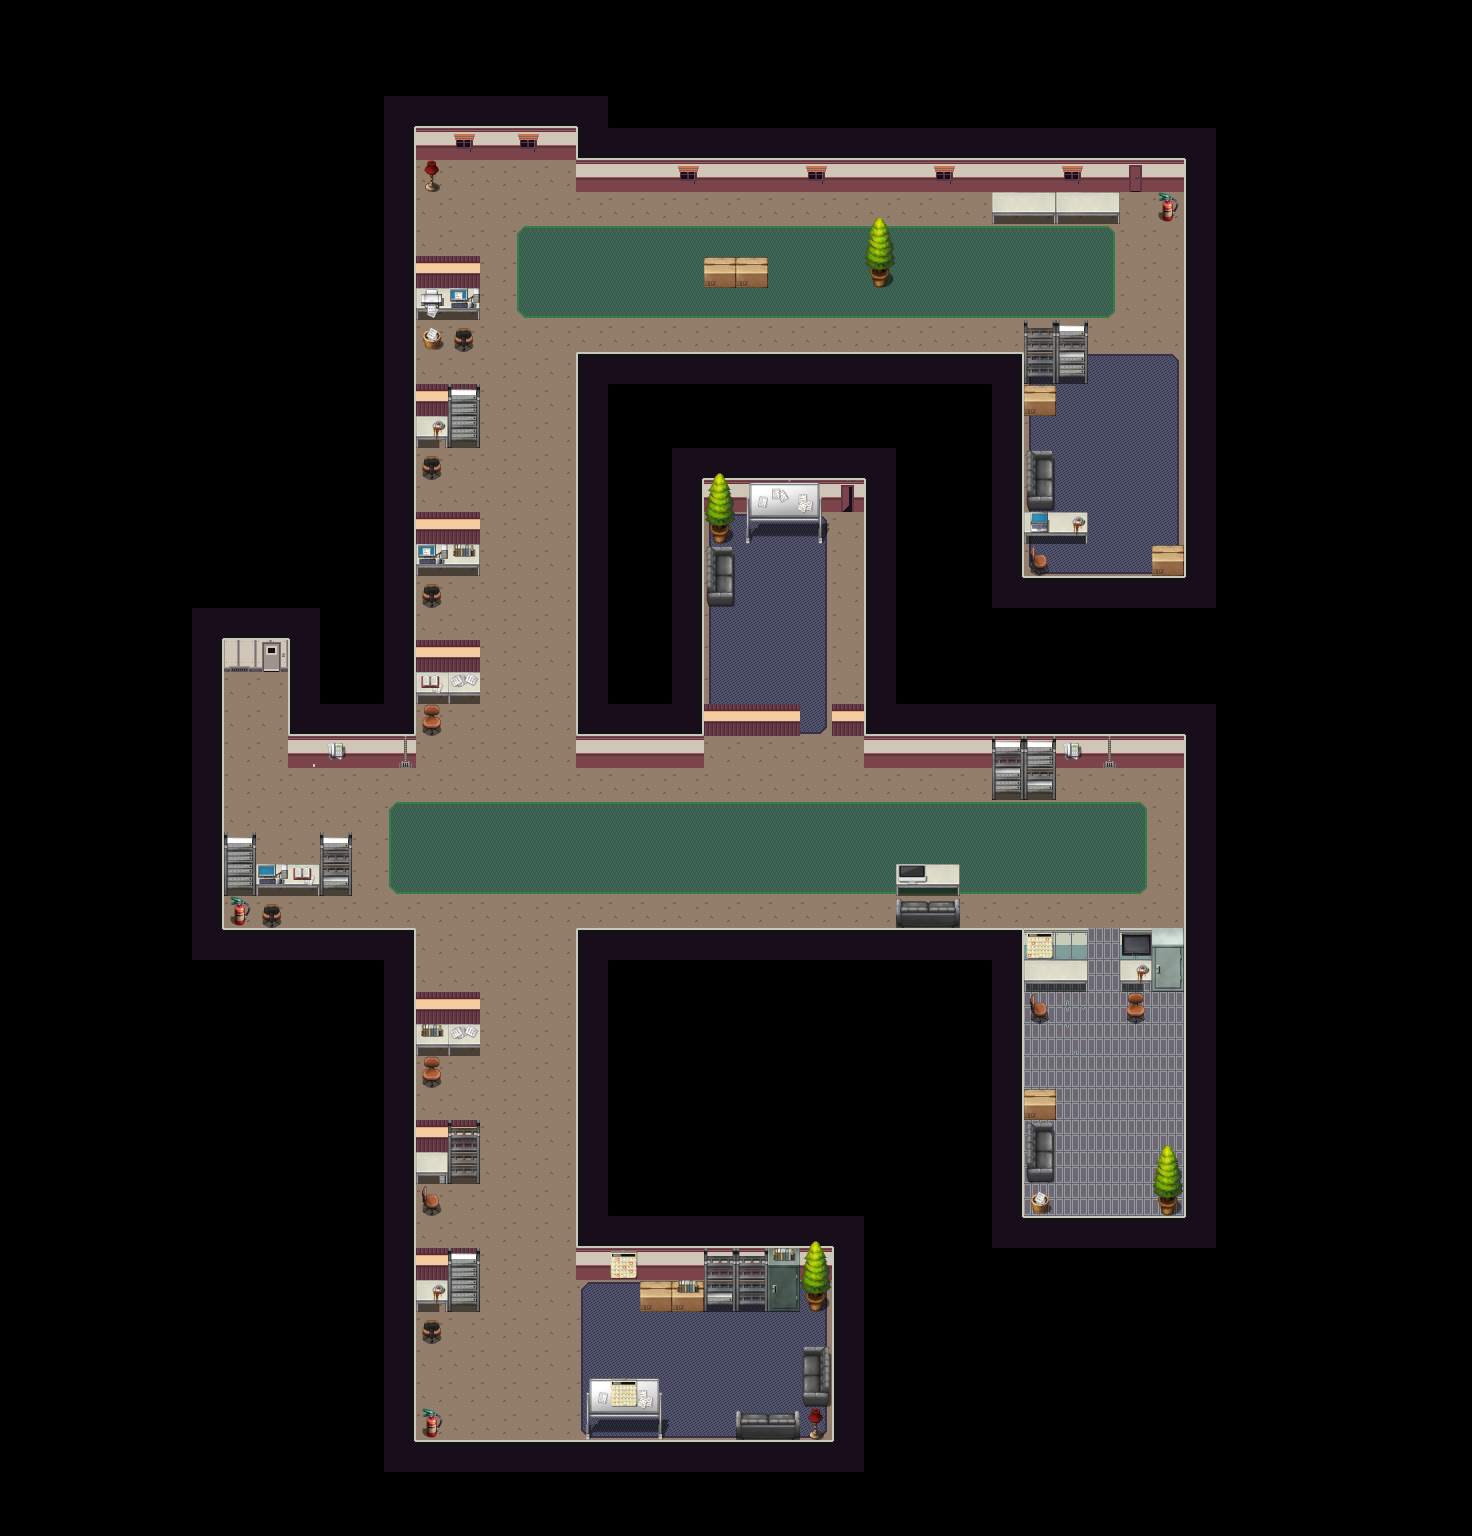

A 2D game scene composited from a Tiled map and its tileset images. What follows is a short description and the map's XML, with each tile layer's data collapsed to a summary:
An orthogonal 46x48 tile map with 32x32 px tiles, 4 tile layers (floor, carpet & drywall, equipment, equipment2), 1 hidden layer not drawn, 2 tilesets.

<map version="1.9" tiledversion="1.9.2" orientation="orthogonal" renderorder="right-down" width="46" height="48" tilewidth="32" tileheight="32" infinite="0" nextlayerid="7" nextobjectid="1">
 <tileset firstgid="1" source="bgtiles.tsx" />
 <tileset firstgid="65" source="officetiles.tsx" />
 <layer id="3" name="bg" width="46" height="48" visible="0">
  <data>[2208 cells, 32 non-empty, 1 distinct tile ids]</data>
 </layer>
 <layer id="1" name="floor" width="46" height="48">
  <data>[2208 cells, 890 non-empty, 28 distinct tile ids]</data>
 </layer>
 <layer id="2" name="carpet &amp; drywall" width="46" height="48">
  <data>[2208 cells, 254 non-empty, 23 distinct tile ids]</data>
 </layer>
 <layer id="5" name="equipment" width="46" height="48">
  <data>[2208 cells, 124 non-empty, 43 distinct tile ids]</data>
 </layer>
 <layer id="6" name="equipment2" width="46" height="48">
  <data>[2208 cells, 20 non-empty, 12 distinct tile ids]</data>
 </layer>
</map>